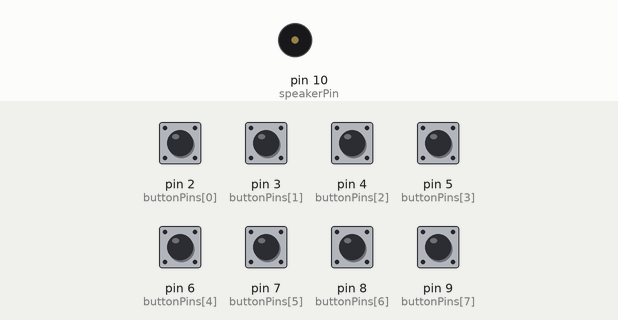
Recording of a sketch running on a simulated Arduino Uno, built with avr-gcc and run on an emulated ATmega328P. On the bench: buzzer (waves = sounding). The test bench sets the inputs (shaded band); at power-on: pin 2 (buttonPins[0]), pin 3 (buttonPins[1]), pin 4 (buttonPins[2]), pin 5 (buttonPins[3]), pin 6 (buttonPins[4]), pin 7 (buttonPins[5]), pin 8 (buttonPins[6]), pin 9 (buttonPins[7]) HIGH.

Above: at 1.2 s.
1.3 s: pin 2 (buttonPins[0]) pulled LOW for 0.15 s
At 1.37 s:
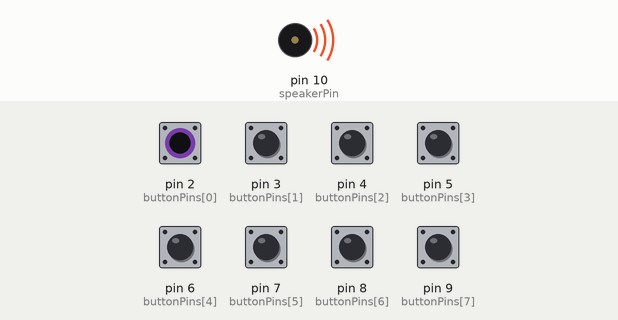
Timing chart, 0 to 4.3 s (numbered marks = the images above; inputs shaded):
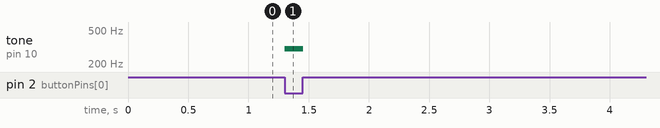

The sketch:

task1.ino
```cpp
/*
 * 8-Key Summing Tone Generator (Fixed 20ms Tap + Hold)
 * Buttons: Pins 2-9 (INPUT_PULLUP)
 * Speaker: Pin 10
 */

const int buttonPins[] = {2, 3, 4, 5, 6, 7, 8, 9};
const int frequencies[] = {300, 400, 500, 600, 700, 800, 900, 1000};
const int speakerPin = 10;

bool lastState[8];               // previous button state
unsigned long tapEndTime[8];     // until when to keep playing the tone

void setup() {
  Serial.begin(9600);

  for (int i = 0; i < 8; i++) {
    pinMode(buttonPins[i], INPUT_PULLUP);
    lastState[i] = HIGH;       // buttons start unpressed
    tapEndTime[i] = 0;
  }

  pinMode(speakerPin, OUTPUT);
}

void loop() {
  unsigned long totalFrequency = 0;
  unsigned long currentTime = millis();

  for (int i = 0; i < 8; i++) {
    bool currentState = digitalRead(buttonPins[i]);

    //Detect edge: new press
    if (currentState == LOW && lastState[i] == HIGH) {
      tapEndTime[i] = currentTime + 20; // play for at least 20ms
    }

    // Check if the button is being held or within 20ms tap window
    if (currentState == LOW || currentTime < tapEndTime[i]) {
      totalFrequency += frequencies[i];
    }

    lastState[i] = currentState;
  }

  // Play summed frequency if any
  if (totalFrequency > 0) {
    tone(speakerPin, totalFrequency);
  } else {
    noTone(speakerPin);
  }

  delay(5); // debounce
}
```

Measured:
- after the input at 1.3 s, tone on pin 10 (speakerPin): silent → 300 Hz at once, → silent 0.15 s later
